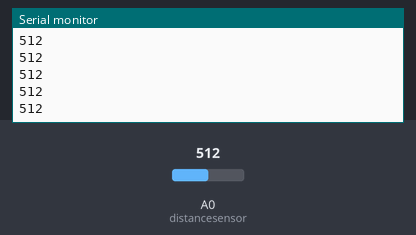
This sketch was run on a simulated Arduino Uno, built with avr-gcc and run on an emulated ATmega328P. Shown: the last lines printed to the serial monitor. The inputs (shaded band) are chosen by the test bench; at power-on: A0 (distancesensor) = 512.

Above: at 1.2 s.
1.3 s: A0 (distancesensor) set to 716
At 2.3 s:
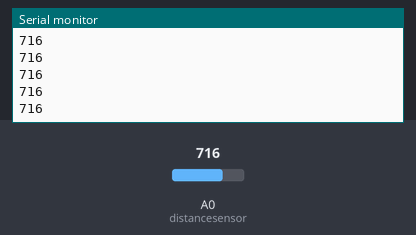
2.8 s: A0 (distancesensor) set to 900
At 3.5 s:
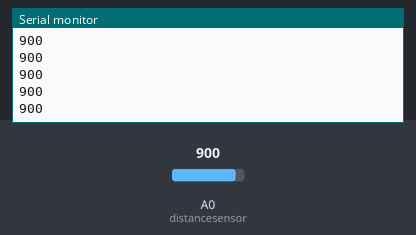
Timing chart, 0 to 5.8 s (numbered marks = the images above; inputs shaded):
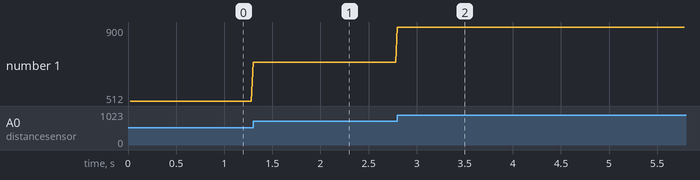

Measured:
- after the input at 1.3 s, the serial monitor: prints a new line at once (image 1)
- after the input at 2.8 s, the serial monitor: prints a new line at once (image 2)
- plotted number 1: 512 → 716 after the input at 1.3 s, 716 → 900 after the input at 2.8 s

The sketch:

sensor.ino
```cpp
uint16_t LOOP_INTERVAL = 20;
uint32_t loop_time;
int distancesensor = 0;

bool it_is_time(uint32_t t, uint32_t t0, uint16_t dt) {
  return ((t >= t0) && (t - t0 >= dt)) ||         // The first disjunct handles the normal case
            ((t < t0) && (t + (~t0) + 1 >= dt));  //   while the second handles the overflow case
}

void setup() {
  Serial.begin(115200);

  loop_time = millis();
}

void loop() {
  uint32_t t;
  uint16_t x, y, z, res;

  t = millis();
  if (it_is_time(t, loop_time, LOOP_INTERVAL)) {
    x = analogRead(distancesensor);
    y = analogRead(distancesensor);
    z = analogRead(distancesensor);

    //res = x;
    //res = (x + y + z) / 3;
    res = min(min(x, y), z);
    Serial.println(res);

    loop_time = t;
  }
}
```
